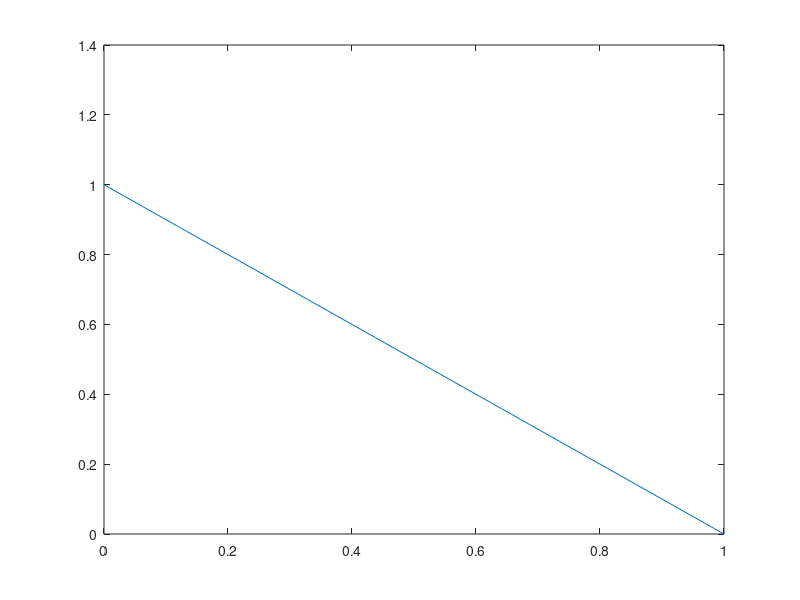
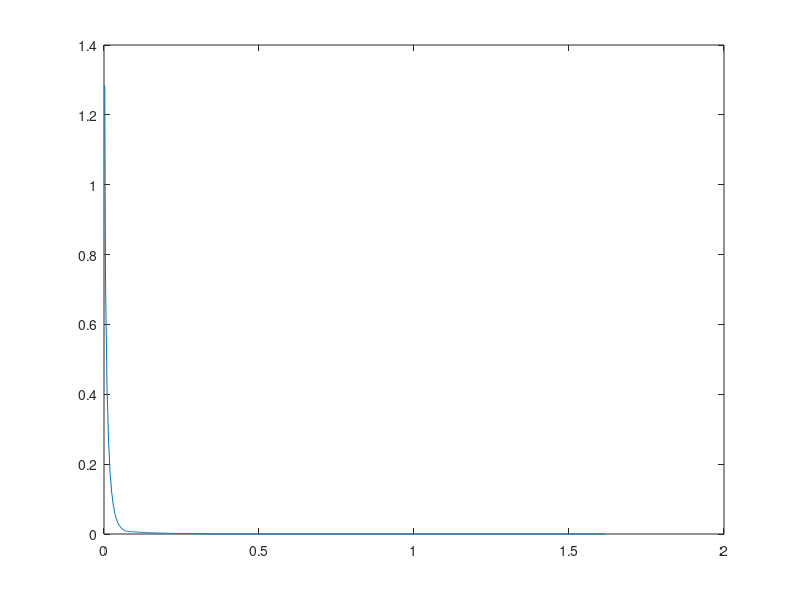

Reproduce these figures in MATLAB, in order.
clc;
clear;
close all;

h=0.015625;
N=(1/h)+1;
alpha=1;
v=10;
t=v*h^2/alpha;
tol=1e-9;
maxit=N;

B=zeros(N,N);
phi_p=zeros(N,1);
phi_p(1)=1;
phi_p(N)=0;
for j=1:N
   x(j)=(j-1)*h;
end
B(1,1)=1; B(N,N)=1;
k=2;
for j=2:N-1
   B(k,j-1)=-0.5*v;
   B(k,j)=1+v;
   B(k,j+1)=-0.5*v;
   k=k+1;
end
B=sparse(B);

A=zeros(N,N);
A(1,1)=1; A(N,N)=1;
k=2;
for j=2:N-1
   A(k,j-1)=0.5*v;
   A(k,j)=1-v;
   A(k,j+1)=0.5*v;
   k=k+1;
end
A=sparse(A);
for i=1:10000000
    phi=gmres(B,A*phi_p,[],tol,maxit);
    error(i)=max(abs(phi-phi_p));
    if error(i)<2e-09
        break;
    elseif error(i)>100000
        break;
    end
    phi_p=phi;
end
figure();
plot(x',phi);
for i=1:length(error)
    T(i)=i*t;
end
figure();
plot(T,error);